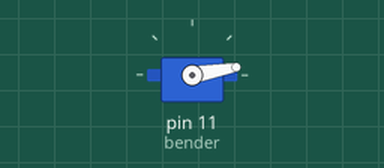
This sketch was run on a simulated Arduino Uno, built with avr-gcc and run on an emulated ATmega328P. On the bench: servo.

Above: at 0.1 s.
At 1.1 s:
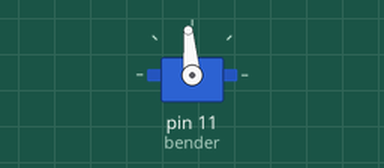
Timing chart, 0 to 2.6 s (numbered marks = the images above):
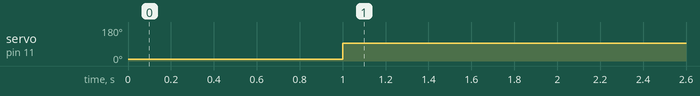

Measured:
- by itself, servo on pin 11 (bender): 10° → 95° at 1.0 s

The sketch:

bend_test.ino
```cpp
#include <Servo.h>

Servo bender;

int pos = 0;    // variable to store the servo position
int i = 0;

void setup() {
  //bender servo
  bender.attach(11);
  bender.write(10);  //open position

  delay(1000);

  bender.write(55);

  Serial.begin(9600);

}

void loop() {
    bender.write(95);
}
```
